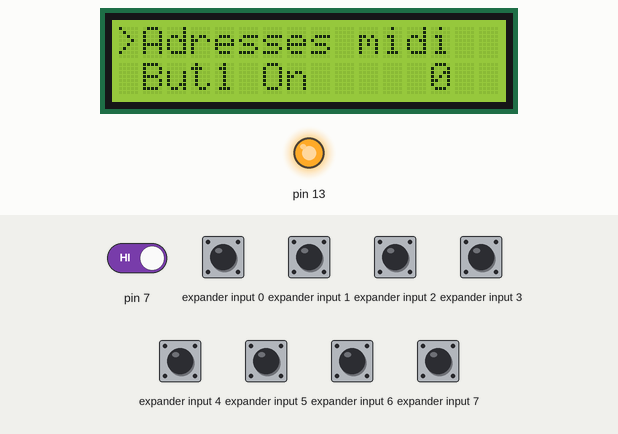
Simulated run of this sketch. Board: Arduino Leonardo, built with avr-gcc and run on an emulated ATmega32U4. Parts: 16×2 character LCD, output pins drawn as LEDs (lit = HIGH). Wiring (inferred from the names in the program): PCF8574 port expander at I2C address 0x24; PCF8574 port expander at I2C address 0x27. The inputs (shaded band) are chosen by the test bench; at power-on: expander input 0–7, pin 7 HIGH. What the sketch prints to the serial monitor is not drawn.

Above: at 1.2 s.
1.3 s: pin 7 driven LOW
At 1.9 s:
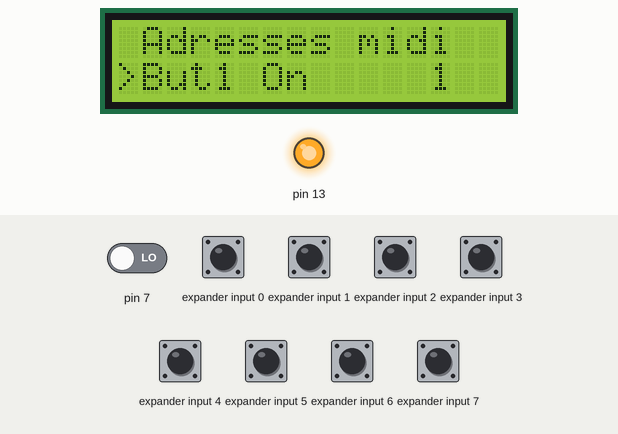
Timing chart, 0 to 4.3 s (numbered marks = the images above; inputs shaded):
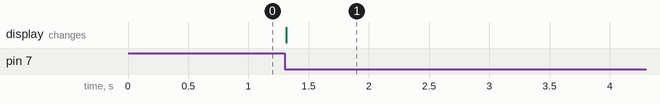

Measured:
- after the input at 1.3 s, the display: changes at once (image 1)

The sketch:

MIDI-controller.ino
```cpp
#include <Wire.h>
#include <math.h>
#include <Streaming.h>
#include <EEPROM.h>
#include <LiquidCrystal_I2C.h>


//----------------------------  adresses i2c
#define KNOB_EXPANDER 0x24                     // KNOB_EXPANDER : (A0,A1->0V , A2->+5V)
#define EXP_BTNS 0x27
#define LCD 0x21
// LEDS
//----------------------------  communication série
#define NBADRESSES 24
#define OUTPUT_MIDI 0
#define OUTPUT_USB 1
//----------------------------
#define SIZETAB 8


volatile byte flagKnob = 0;                           //   Les variables manipulées au sein de la routine d'interruption (ISR) doivent etre définient comme volatile
volatile byte val_btns = 0;
volatile char flagBtns = 0;
volatile byte val_knob = 0;
volatile byte old_knob = B00000000;
volatile byte modif_knob = B00000000;
volatile unsigned int duration_interrupt=0;

byte rising_knob = B00000000;


//----------------------------
struct menuState{                                // Structure dédiée au parcours du menu : 3 niveaux de menu ( context, object, value).
  int context;                                   // cursorPosition indique à quel niveau du menu se trouve l'utilisateur
  int object;
  int value;
  int cursorPosition;
};


struct midiSettings{                            // répertorie les settings courants (adresses, canal, ...)
  byte midiAdresses[NBADRESSES]={1,2,3,4,5,6,7,8,11,12,13,14,15,16,17,18,21,22,23,24,25,26,27,28};
  byte canal=1;
  byte output=OUTPUT_MIDI;
};

//--------------------------------
midiSettings currentSettings;
LiquidCrystal_I2C lcd(LCD,16,2);              // set the LCD address to 0x20 for a 16 chars and 2 line display


/////////////////////////////////////////////////    SETUP    ////////////////////////////////////////////////////

void setup()
{
  analogReference(EXTERNAL);                   //  !!! Si tension sur l'External Reference. ecrire INMPERATIVEMENT cette instruction !!!

  //------------------------------
  EIMSK &= B10111111;                        // Desactive int6. nécessaire pour que l'affectation d'une nouvelle valeur dans EICRB ne déclenche pas d'interruption
  EICRB |= B00100000;                        // interruption INT6 sur front descendant
  EICRB &= B11101111;                        //    ...
  EIMSK|= B01000000;                         // active int6

  //------------------------------
  Serial.begin(115200);                        // Initie la communication série via USB
  Serial1.begin(31250);                        // Initie la communication série via pins TX/RX

  Wire.begin();                             // join i2c bus (address optional for master)
  Wire.beginTransmission(KNOB_EXPANDER);    //  Initie les opérations i2c avec le KNOB_EXPANDER
                                            //  Les opérations de lecture (utilisation du KNOB_EXPANDER en input) nécéssitent une initialisation des I/O à l'état haut.
  Wire.write(255);                          //  Cette instruction ecrit un octet dans le buffer(logiciel) i2c en vue de la transmission avec l'instruction Wire.endTransmission();
  Wire.endTransmission();                   //  Les octets contenus dans le buffer(logiciel) i2c sont transmis. 255 --> un état haut est écrit sur toutes les I/O.

  Wire.begin();                             // join i2c bus (address optional for master)
  Wire.beginTransmission(EXP_BTNS);         //  Initie les opérations i2c avec le KNOB_EXPANDER
                                            //  Les opérations de lecture (utilisation du KNOB_EXPANDER en input) nécéssitent une initialisation des I/O à l'état haut.
  Wire.write(255);                          //  Cette instruction ecrit un octet dans le buffer(logiciel) i2c en vue de la transmission avec l'instruction Wire.endTransmission();
  Wire.endTransmission();                   //  Les octets contenus dans le buffer(logiciel) i2c sont transmis. 255 --> un état haut est écrit sur toutes les I/O.


  pinMode(5, INPUT);
  pinMode(13, OUTPUT);

  //-------------------------------
  lcd.init();
  lcd.backlight();

  //-------------------------------
  menuState initMenu = {0,0,0,0};                      // cette structure est créée dans le scope du setup uniquement pour l'initialisation de l'affichage
  displayMenu(&initMenu);                  // initialisation de l'affichage

  digitalWrite(13,HIGH);
}


//////////////////////////////////////////////////////////////////////////////////////////////////////////////////
//                                                        FONCTIONS                                             //
//////////////////////////////////////////////////////////////////////////////////////////////////////////////////

#define NB_CONTEXT 4
#define NB_OBJECT 24
#define MAX_CANAL 16
#define MAX_ADRESS 127

#define KNOB_ROT_CCW  0
#define KNOB_ROT_CW   1
#define KNOB_CLIC     2
#define KNOB_NO_ACTION 3


////////////////////////////////////////////    UPDATE DE L'AFFICHAGE   /////////////////////////////////////////
void displayMenu(struct menuState* p_menu){

  #define DEBUG_DISPLAYMENU 0
  #define LCD_ACTIVE 1

  static menuState last_displayed_menu = {3,22,127,1};  // initialisé de manière à ce que toutes les valeurs changent au premier appel. de cette manière, tout est mis a jour.

  unsigned int duration_fdisplay=0;
  unsigned int duration_fdisplay_object = 0;
  unsigned int duration_fdisplay_object_print = 0;
  unsigned int duration_fdisplay_object_print2 = 0;

  EIMSK &= B10111111;
  duration_fdisplay = micros();


  #if DEBUG_DISPLAYMENU
  Serial << "last_displayed" << "Context: " << last_displayed_menu.context << " Object: " << last_displayed_menu.object << " Value: " << last_displayed_menu.value << " Cursor: " << last_displayed_menu.cursorPosition << endl;
  Serial << "p_menu" << "Context: " << p_menu->context << " Object: " << p_menu->object << " Value: " << p_menu->value << " Cursor: " << p_menu->cursorPosition << endl;
  if (p_menu->cursorPosition==0 && last_displayed_menu.cursorPosition!=0) // si on repasse au niveau context
    Serial << "niveau context "<< endl;
  if (p_menu->context!=last_displayed_menu.context)
    Serial << "context change "<< endl;
  if ((p_menu->object!=last_displayed_menu.object) || (p_menu->cursorPosition==1 && last_displayed_menu.cursorPosition!=1)) // si l'objet change
    Serial << "object change "<< endl;
  if ((p_menu->value!=last_displayed_menu.value) || (p_menu->cursorPosition==2 && last_displayed_menu.cursorPosition!=2))// si la value change
     Serial << "value change "<< endl;
  #endif


  #if LCD_ACTIVE

  static char* contextString[]={"Adresses midi", "Canal        ", "Load Settings", "Save Settings", "Output       "};
  static char* objectString[]={"But1 On","But2 On","But3 On","But4 On","But5 On","But6 On","But7 On","But8 On",
                               "But1 Off","But2 Off","But3 Off","But4 Off","But5 Off","But6 Off","But7 Off","But8 Off",
                               "Fader1","Fader2","Fader3","Fader4","Fader5","Fader6","Fader7","Fader8"};
  char printString[12]={"############"};
  int index_compar = 0;
  byte terminated = B00000000;
  byte i=0;

  /*if (p_menu->cursorPosition==0 && last_displayed_menu.cursorPosition!=0){ // si on repasse au niveau context
    lcd.clear();
    lcd.setCursor(1,0);
    lcd.print(contextString[p_menu->context]);
  }     */
  //-----------------------------------------------------------------------------------------------------------------------  CONTEXT change  ---------------------------------
  if (p_menu->context!=last_displayed_menu.context){  // si le context change
    lcd.setCursor(1,0);
    lcd.print(contextString[p_menu->context]);// actualiser context
  }
  //-----------------------------------------------------------------------------------------------------------------------  OBJECT change  ---------------------------------
  if ((p_menu->object!=last_displayed_menu.object) || (p_menu->cursorPosition==1 && last_displayed_menu.cursorPosition!=1)) {// si l'objet change ou si on passe dans le niveau object
    duration_fdisplay_object = micros();
    i=0;
    do{
      if (*(objectString[last_displayed_menu.object]+index_compar) == '\0') {terminated |= B00000001;}
      if (*(objectString[p_menu->object]+index_compar) =='\0' ) {terminated |=B00000010;}

      if (terminated == 3 && i){// lorsque les deux chaines sont terminées,et si le(s) dernier(s) caractère(s) consécutif(s) sont à remplacer.
        printString[i] = '\0';
        duration_fdisplay_object_print = micros();
        lcd.setCursor(1+index_compar-i,1);
        lcd.print(printString);
        duration_fdisplay_object_print = micros() - duration_fdisplay_object_print;
        i=0;
      }
      else if ((*(objectString[p_menu->object]+index_compar) == *(objectString[last_displayed_menu.object]+index_compar)) && i){// lorsqu'un caractère est identique à l'ancien, et si les caractères précédents sont à remplacer
        printString[i] = '\0';
        duration_fdisplay_object_print2 = micros();
        lcd.setCursor(1+index_compar-i,1);
        lcd.print(printString);
        duration_fdisplay_object_print2 = micros() - duration_fdisplay_object_print2;
        i=0;
        }
      else if (*(objectString[p_menu->object]+index_compar) != *(objectString[last_displayed_menu.object]+index_compar)){//Si un caractère est différent de l'ancien, on le signale au prochain cycle de la boucle en incrémentant i.
        if (terminated <=1) {printString[i] = *(objectString[p_menu->object]+index_compar);} // aucune chaine "object" terminée, ou ancienne terminée mais pas la nouvelle ==> ajout du nouveau caractère à printString
        if (terminated ==2) {printString[i] = (' ');}// nouvelle chaine terminée mais pas l'ancienne ==> ' '
        i++;
      }
      index_compar++;
    }while(terminated !=3 && index_compar < 11);
    /*
    // ancienne version ( displayMenu V2) plus simple
    duration_fdisplay_object_print = micros();
    lcd.setCursor(1,1);
    lcd.print(objectString[p_menu->object]);
    duration_fdisplay_object_print = micros() - duration_fdisplay_object_print;*/
    duration_fdisplay_object_print2 = duration_fdisplay_object_print + duration_fdisplay_object_print2;
    duration_fdisplay_object = micros()-duration_fdisplay_object;
  }

  //-----------------------------------------------------------------------------------------------------------------------  VALUE change  ---------------------------------
  if ((p_menu->value!=last_displayed_menu.value) || (p_menu->cursorPosition==2 && last_displayed_menu.cursorPosition!=2)) {// si la value change ou si on passe dans le niveau value
    lcd.setCursor(13,1);
    lcd.print(p_menu->value);// actualiser la value
    if ((last_displayed_menu.value >= 100) && (p_menu->value < 100)) {lcd.setCursor(15,1); lcd.print(" ");}
    if ((last_displayed_menu.value >= 10) && (p_menu->value < 10)) {lcd.setCursor(14,1); lcd.print(" ");}
  }

  //-----------------------------------------------------------------------------------------------------------------------  CURSORPOSITION change  ------------------------
  if(p_menu->cursorPosition==0 && last_displayed_menu.cursorPosition!=0){
    lcd.setCursor(0,0);
    lcd.print(">");
    lcd.setCursor(0,1);
    lcd.print(" ");
    lcd.setCursor(12,1);
    lcd.print(" ");
  }
  if(p_menu->cursorPosition==1 && last_displayed_menu.cursorPosition!=1){
    lcd.setCursor(0,0);
    lcd.print(" ");
    lcd.setCursor(0,1);
    lcd.print(">");
    lcd.setCursor(12,1);
    lcd.print(" ");
  }
  if(p_menu->cursorPosition==2 && last_displayed_menu.cursorPosition!=2){
    lcd.setCursor(0,0);
    lcd.print(" ");
    lcd.setCursor(0,1);
    lcd.print(" ");
    lcd.setCursor(12,1);
    lcd.print(">");
  }
  #endif

  last_displayed_menu = *p_menu;


  duration_fdisplay = micros()-duration_fdisplay;
  Serial << "time to print on lcd          : " << duration_fdisplay_object_print2  << endl;
  Serial << "time through object category  : " << duration_fdisplay_object << endl;
  Serial << "time through display function : " << duration_fdisplay << endl << endl;
  EIMSK |= B01000000;//reactivate interruption
}


///////////////////////////////////////////////    UPDATE DU MENU    //////////////////////////////////////////
void updateMenu(struct menuState* p_menu, int action){


  byte maxValue;

  if(action==KNOB_CLIC){
    p_menu->cursorPosition++;

    //Context 1(Canal) and 4(Output) have no object, we load the value and place the cursor directly on value
    if(p_menu->context==1 && p_menu->cursorPosition==1){
      p_menu->cursorPosition=2;
      p_menu->value=currentSettings.canal;
    }
    if(p_menu->context==4 && p_menu->cursorPosition==1){
      p_menu->cursorPosition=2;
      p_menu->value=currentSettings.output;
    }

    // quand on parametre les adresse midi, un clic valide et incrémente l'object. le curseur reste sur la value
    if(p_menu->cursorPosition==3){
      if(p_menu->context==0 && p_menu->object<NB_OBJECT-1){
        //save the selected adress
        currentSettings.midiAdresses[p_menu->object]=p_menu->value;
        //Prepare for the next setting
        p_menu->object++;
        p_menu->value=currentSettings.midiAdresses[p_menu->object];
        p_menu->cursorPosition=2;
      }
      // pour le dernier object du context adresse midi, le curseur retourne sur 0 (context)
      else if(p_menu->context==0){
        //save the selected adress
        currentSettings.midiAdresses[p_menu->object]=p_menu->value;
        //This was the last setting, return to main screen
        p_menu->cursorPosition=0;
        p_menu->object=0;
        p_menu->value=0;
      }
      else if(p_menu->context==1){
        //save the selected adress
        currentSettings.canal=p_menu->value;
        //This was the last setting, return to main screen
        p_menu->cursorPosition=0;
        p_menu->object=0;
        p_menu->value=0;
      }
      else{
        //return to main screen
        p_menu->cursorPosition=0;
        p_menu->object=0;
        p_menu->value=0;
      }
    }
  }
  else{
    //Knob was turned
    switch(p_menu->cursorPosition){
      case 0: //Context selection
          if(action==KNOB_ROT_CW && p_menu->context<NB_CONTEXT-1) p_menu->context++;
          if(action==KNOB_ROT_CCW && p_menu->context >0) p_menu->context--;
          break;
      case 1: //Object selection
          if(action==KNOB_ROT_CW && p_menu->object<NB_OBJECT-1) p_menu->object++;
          if(action==KNOB_ROT_CCW && p_menu->object>0) p_menu->object--;
          break;
      case 2: //Value selection
          if(p_menu->context==0) maxValue = MAX_ADRESS;
          if(p_menu->context==1) maxValue = MAX_CANAL;
          //if(context==2)
          if(action==KNOB_ROT_CW && p_menu->value<maxValue) p_menu->value++;
          if(action==KNOB_ROT_CCW && p_menu->value>0) p_menu->value--;
          break;
    }
  }

  //Load value when appropriate
  if(p_menu->context==0 && p_menu->cursorPosition==1) p_menu->value=currentSettings.midiAdresses[p_menu->object];
  if(p_menu->context==1 && p_menu->cursorPosition==1) p_menu->value=currentSettings.canal;

}


///////////////////////////////////////////////////////////////////////////////////////////////////////////////
//                                                                                                           //
//                                                MAIN                                                       //
//                                                                                                           //
///////////////////////////////////////////////////////////////////////////////////////////////////////////////
void loop(){

  static menuState menu;
  int action=KNOB_NO_ACTION;
  //EIMSK|= B01000000; // autorise l'int6


  if (flagKnob){

    flagKnob=0;
    rising_knob = modif_knob & val_knob;
    old_knob = val_knob;
    action=KNOB_NO_ACTION;

    if(rising_knob & B10000000){                                        // tourne encodeur
      if ((val_knob & B01000000) == 64) {action=KNOB_ROT_CW; /*Serial << "knob rot1  ";*/ }               // la pinB de l'encodeur est elle en avance ...
      else if ((val_knob & B01000000)== 0) {action=KNOB_ROT_CCW;/*Serial << "knob rot2  ";*/}            // ... ou en retard de phase ?
    }
    if(rising_knob & B00100000) action=KNOB_CLIC; // clic

    if(action!=KNOB_NO_ACTION){                                           // si action sur le bouton, actualiser le menu
      //Serial << "Action : " << action << endl;
      updateMenu(&menu, action);
      displayMenu(&menu);
    }
  }
}


//////////////////////////////////    INTERRUPTION - EVENEMENTS KNOB/BOUTONS    ////////////////////////////////

ISR(INT6_vect){

  #define DEBUG_ISR 0

  SREG |=B10000000;                       //Par défaut le déclenchement des interruptions est désactivé dans les ISR. En passant le bit 7 du registre SREG à 1, on rend possible le déclenchement d'interruption au sein même de l'ISR. Cela est nécessaire pour les requêtes i2c, la communication série avec l'ordi etc...
  EIMSK &= B10111111;                     //Eternal Interrupt Mask Register(EIMSK) : les interruption sont autorisées lorsque leur bit associé dans le registre EIMSK est à 1. Ici on interdit le déclenchement de l'interruption lorsque le flag INTF6 passe à 1. Cette ISR est déclenché par INTF6, on interdit son redéclenchement au sein de cette routine afin d'éviter les enmerdes ;)

  //#if DEBUG_ISR
  duration_interrupt=micros();
  Serial << "int  " << endl;
  //#endif

  Wire.requestFrom(KNOB_EXPANDER,1);      // Demande de lecture de 1 octet à l'adresse "KNOB_EXPANDER". L'opération de lecture réinitialise la sortie "interruption" du PCF8574P
  while(!Wire.available());               // attente de l'arrivée d'un octet dans le registre de réception i2c
  val_knob = Wire.read();
  val_knob&=B11100000;                    // masquage des 5 bits de poids faibles affectés de valeur constante (5V ou 0V du circuit)
  modif_knob = val_knob ^ old_knob;       // old_knob est mis à jour dans la void loop par l'opération old_knob = val_knob. Après tests, la mise à jour dans la void lood permet d'éviter des erreurs du type lancement d'une requête EXP_BTNS lorsque le knob est tourné.


  // pour déterminer d'ou provient l'interruption (knob ou boutons), 4 cas à gérer :
  //....._____________________
  //.....|modif_knob| val_knob |
  //.....|__________|__________|
  //.....|   0      |    0     |  --> EXP_BTNS
  //.....|   0      |    1     |  --> cas qui ne devrait pas se produire. pour un raison inconnue l'interruption semble se redéclencher un deuxième fois lorsque l'on tourne rapidement l'encodeur
  //.....|   1      |    0     |  --> EXP_KNOB
  //.....|   1      |    1     |  --> EXP_KNOB


  if(modif_knob){                        // si une modification a eu lieu sur l'octet val_knob
    flagKnob = 1;
    #if DEBUG_ISR
    Serial << "knob = " << val_knob << endl;
    Serial << "modif_knob = " << modif_knob << endl;
    #endif
  }
  else if((!modif_knob)&(!val_knob)){     // si pas de modif et que val_knob est égale à 0, c'est donc l'EXP_BTNS qui a déclenché l'interruption.
    flagBtns = 1;
    Wire.requestFrom(EXP_BTNS,1);           // Demande de lecture de 1 octet à l'adresse "EXP_BTNS". L'opération de lecture réinitialise la sortie "interruption" du PCF8574P
    while(!Wire.available());
    val_btns = ~Wire.read();
    #if DEBUG_ISR
    Serial << "VAL_BTNS = " << val_btns << endl;
    Serial << "knob = " << val_knob << endl;
    Serial << "modif_knob = " << modif_knob << endl;
    #endif
  }
  #if DEBUG_ISR
  else{                                   // dernier cas, qui ne devrait pas se produire : modif_knob ==0 et val_knob !=0 . au repos val_knob doit être a 0, si action sur le knob, alors il devrait y avoir une modif.
    Serial << "          BUUUUUUUUUUUUUUUUUUUUG" << endl;
    Serial << "          knob = " << val_knob << endl;
    Serial << "          modif_knob = " << modif_knob << endl;
  }
  #endif

  //#if DEBUG_ISR
  duration_interrupt = micros() - duration_interrupt;
  Serial << "duration_interrupt = " << duration_interrupt << endl;
  //#endif
  //TWCR &= B11111110;                    // je ne sais plus pourquoi j'avais mis çà. çà a l'air de marcher sans. le bit 0 de ce registre est censé autoriser les interruption liées à la lecture i2c ...?
  SREG &=B01111111;
  EIMSK|= B01000000;                      // La modification du registre EIMSK peut provoquer une interruption non souhaitée. on désactive puis réactive l'interruption avec SREG pour eviter ce phénomème.
  SREG |=B10000000;
}
```
